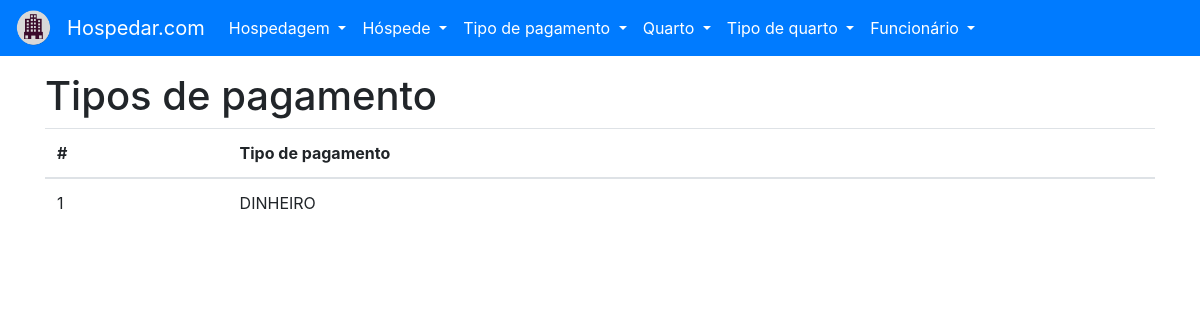
/tipo_pagamento/listar, run on an earlier commit of the app's database.
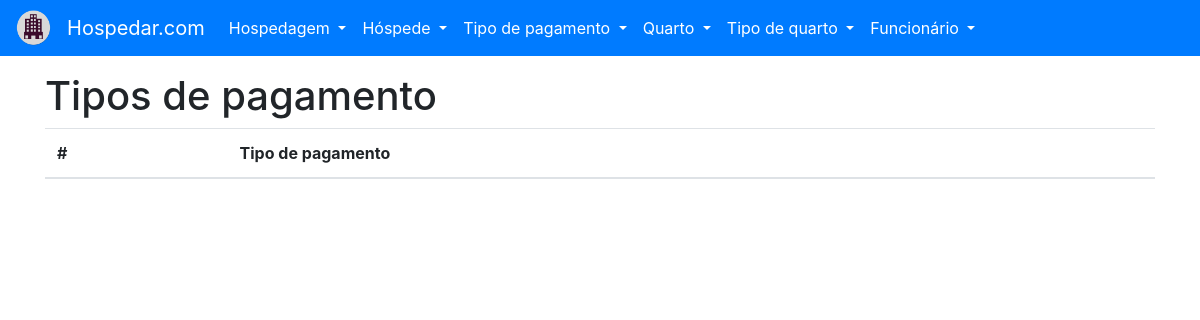
And on a later commit of the database.
### tables this page shows
CREATE TABLE "TIPO_PAGAMENTO" (
	"ID_TIPO_PAGAMENTO" INTEGER NOT NULL PRIMARY KEY AUTOINCREMENT UNIQUE,
	"NO_TIPO_PAGAMENTO" VARCHAR(16) NOT NULL UNIQUE
);

### project/backend/tipo_pagamento/views.py (the view)
def listar():
    with TipoPagamentoModel(DATABASE_URL) as db:
        try:
            tipo_pagamento = db.select_all()
        except (DatabaseException, OperationalError, IntegrityError) as err:
            flash(str(err), 'danger')
            return render_template('tipo_pagamento-listar.html')
    return render_template('tipo_pagamento-listar.html', tipo_pagamento=tipo_pagamento)

### project/backend/main/models.py (called while the page is built)
    def __enter__(self):
        self.open()
        return self

    def __exit__(self, exc_type, exc_val, exc_tb):
        self.close()

    @property
    def cursor(self):
        return self._cursor

    def open(self):
        self._connection = sqlite3.connect(self.url)
        self._cursor = self._connection.cursor()

    def close(self):
        self._connection.close()

    def cursor_to_dict(self, cursors: Iterable):
        return [dict(zip(self.__tablecolumns__, cursor)) for cursor in cursors]

    def select_all(self):
        if self._connection:
            return self.cursor_to_dict(self.cursor.execute(f'SELECT * FROM "{self.__tablename__}" ;'))
        raise ProgrammingError('ProgrammingError: Cannot operate on a closed database.')

### project/frontend/templates/tipo_pagamento-listar.html (shortened to what this page needs)
{% extends 'base.html' %}
{% from 'macros.html' import flash %}
{% block content %}
    <h1>Tipos de pagamento</h1>
    <table class="table">
        <thead>
        <tr>
            <th scope="col">#</th>
            <th scope="col">Tipo de pagamento</th>
        </tr>
        </thead>
        <tbody>
        {% for tipo in tipo_pagamento %}
            <tr>
                <td scope="row">{{ tipo['ID_TIPO_PAGAMENTO'] }}</td>
                <td>{{ tipo['NO_TIPO_PAGAMENTO'] }}</td>
            </tr>
        {% endfor %}
        </tbody>
    </table>
{% endblock content%}

What changed in the data, as far as the page shows it:
removed TIPO_PAGAMENTO: ID_TIPO_PAGAMENTO "1", NO_TIPO_PAGAMENTO "DINHEIRO"
